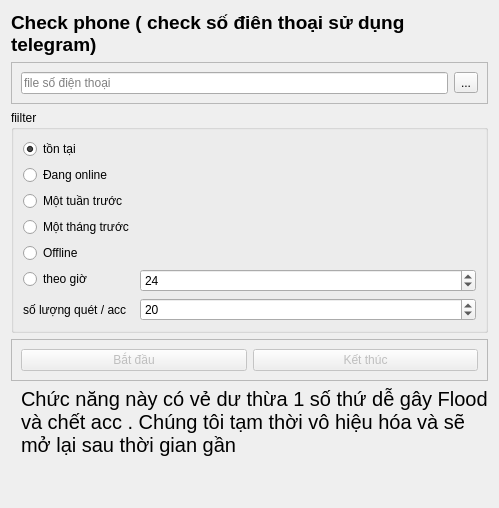
               <widget class="QWidget" name="page_13">
                <layout class="QGridLayout" name="gridLayout_22">
                 <item row="2" column="0">
                  <widget class="QFrame" name="frame_18">
                   <property name="frameShape">
                    <enum>QFrame::StyledPanel</enum>
                   </property>
                   <property name="frameShadow">
                    <enum>QFrame::Raised</enum>
                   </property>
                   <layout class="QHBoxLayout" name="horizontalLayout_12">
                    <item>
                     <widget class="QLineEdit" name="le_filephonescan">
                      <property name="placeholderText">
                       <string>file số điện thoại </string>
                      </property>
                     </widget>
                    </item>
                    <item>
                     <widget class="QToolButton" name="rb_choose_file_scan">
                      <property name="text">
                       <string>...</string>
                      </property>
                     </widget>
                    </item>
                   </layout>
                  </widget>
                 </item>
                 <item row="3" column="0">
                  <widget class="QGroupBox" name="groupBox_4">
                   <property name="title">
                    <string>fiilter</string>
                   </property>
                   <layout class="QFormLayout" name="formLayout">
                    <item row="1" column="0">
                     <widget class="QRadioButton" name="rb_status_online">
                      <property name="text">
                       <string>Đang online</string>
                      </property>
                     </widget>
                    </item>
                    <item row="2" column="0">
                     <widget class="QRadioButton" name="rb_status_lastweek">
                      <property name="text">
                       <string>Một tuần trước</string>
                      </property>
                      <property name="checked">
                       <bool>false</bool>
                      </property>
                     </widget>
                    </item>
                    <item row="3" column="0">
                     <widget class="QRadioButton" name="rb_status_lastmonth">
                      <property name="text">
                       <string>Một tháng trước</string>
                      </property>
                     </widget>
                    </item>
                    <item row="4" column="0">
                     <widget class="QRadioButton" name="rb_status_offline">
                      <property name="text">
                       <string>Offline</string>
                      </property>
                     </widget>
                    </item>
                    <item row="5" column="0">
                     <widget class="QRadioButton" name="rb_hour_scanphone">
                      <property name="text">
                       <string>theo giờ </string>
                      </property>
                     </widget>
                    </item>
                    <item row="5" column="1">
                     <widget class="QSpinBox" name="sp_hour_scanphone">
                      <property name="sizePolicy">
                       <sizepolicy hsizetype="Minimum" vsizetype="Fixed">
                        <horstretch>0</horstretch>
                        <verstretch>0</verstretch>
                       </sizepolicy>
                      </property>
                      <property name="minimumSize">
                       <size>
                        <width>222</width>
                        <height>0</height>
                       </size>
                      </property>
                      <property name="maximum">
                       <number>9999</number>
                      </property>
                      <property name="value">
                       <number>24</number>
                      </property>
                     </widget>
                    </item>
                    <item row="6" column="0">
                     <widget class="QLabel" name="label_56">
                      <property name="text">
                       <string>số lượng quét / acc</string>
                      </property>
                     </widget>
                    </item>
                    <item row="6" column="1">
                     <widget class="QSpinBox" name="sp_limit_scanphone">
                      <property name="value">
                       <number>20</number>
                      </property>
                     </widget>
                    </item>
                    <item row="0" column="0">
                     <widget class="QRadioButton" name="rb_active_scanphone">
                      <property name="text">
                       <string>tồn tại</string>
                      </property>
                      <property name="checked">
                       <bool>true</bool>
                      </property>
                     </widget>
                    </item>
                   </layout>
                  </widget>
                 </item>
                 <item row="4" column="0">
                  <widget class="QFrame" name="frame_16">
                   <property name="frameShape">
                    <enum>QFrame::StyledPanel</enum>
                   </property>
                   <property name="frameShadow">
                    <enum>QFrame::Raised</enum>
                   </property>
                   <layout class="QHBoxLayout" name="horizontalLayout_10">
                    <item>
                     <widget class="QPushButton" name="btn_start_scanphone">
                      <property name="enabled">
                       <bool>false</bool>
                      </property>
                      <property name="text">
                       <string>Bắt đầu</string>
                      </property>
                     </widget>
                    </item>
                    <item>
                     <widget class="QPushButton" name="btn_stop_scanphone">
                      <property name="enabled">
                       <bool>false</bool>
                      </property>
                      <property name="text">
                       <string>Kết thúc</string>
                      </property>
                      <property name="checkable">
                       <bool>true</bool>
                      </property>
                     </widget>
                    </item>
                   </layout>
                  </widget>
                 </item>
                 <item row="6" column="0">
                  <spacer name="verticalSpacer_16">
                   <property name="orientation">
                    <enum>Qt::Vertical</enum>
                   </property>
                   <property name="sizeHint" stdset="0">
                    <size>
                     <width>20</width>
                     <height>40</height>
                    </size>
                   </property>
                  </spacer>
                 </item>
                 <item row="0" column="0">
                  <widget class="QLabel" name="label_43">
                   <property name="font">
                    <font>
                     <pointsize>14</pointsize>
                     <weight>75</weight>
                     <bold>true</bold>
                    </font>
                   </property>
                   <property name="text">
                    <string>Check phone ( check số điên thoại sử dụng telegram)</string>
                   </property>
                   <property name="wordWrap">
                    <bool>true</bool>
                   </property>
                  </widget>
                 </item>
                 <item row="5" column="0">
                  <widget class="QLabel" name="label_59">
                   <property name="font">
                    <font>
                     <family>MS Shell Dlg 2</family>
                     <pointsize>15</pointsize>
                     <weight>50</weight>
                     <bold>false</bold>
                    </font>
                   </property>
                   <property name="text">
                    <string>Chức năng này có vẻ dư thừa 1 số thứ dễ gây Flood và chết acc . Chúng tôi tạm thời vô hiệu hóa và sẽ mở lại sau thời gian gần</string>
                   </property>
                   <property name="wordWrap">
                    <bool>true</bool>
                   </property>
                   <property name="margin">
                    <number>10</number>
                   </property>
                   <property name="indent">
                    <number>10</number>
                   </property>
                   <property name="openExternalLinks">
                    <bool>false</bool>
                   </property>
                  </widget>
                 </item>
                </layout>
               </widget>
